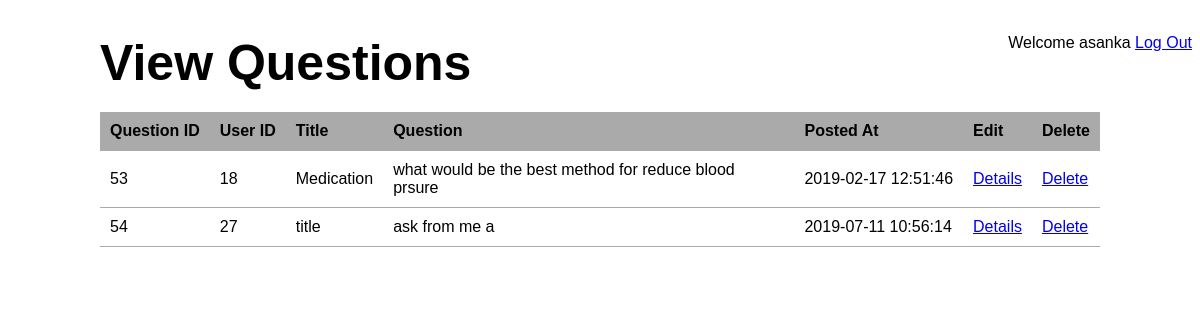
The app's page /view-questions.php (signed in) with its own data.
### tables this page shows
CREATE TABLE `questions` (
  `q_id` int(50) NOT NULL,
  `guser_id` int(50) NOT NULL,
  `q_title` varchar(100) NOT NULL,
  `q_body` varchar(200) NOT NULL,
  `q_date` datetime NOT NULL
);

### view-questions.php (the view, shortened to what this page needs)
<?php require_once( 'inc/connection.php' );	?>
<?php
$user_list = '';
$query = "SELECT * FROM questions ORDER BY guser_id";
$users = mysqli_query($connection,$query);
if ($users) {
	while ($user = mysqli_fetch_assoc($users)){
		$user_list .= "<tr>";
		$user_list .= "<td>{$user['q_id']}</td>";
		$user_list .= "<td>{$user['guser_id']}</td>";
		$user_list .= "<td>{$user['q_title']}</td>";
		$user_list .= "<td>{$user['q_body']}</td>";
		$user_list .= "<td>{$user['q_date']}</td>";
		$user_list .= "<td><a href = \"view-user-for-questions.php?user_id={$user['guser_id']}\">Details</a></td>";
		$user_list .= "<td><a href = \"delete-questions.php?user_id={$user['guser_id']}\"onclick=\"return confirm('Are you sure you want to permenantly remove this Question?');\">Delete</a></td>";
		$user_list .= "</tr>";
	}
}
else{
	echo "Database query failed";
}
?>
<!DOCTYPE html>
<html>
<head>
	<link rel="stylesheet" type="text/css" href="css/main.css">
</head>
<body>
	<header>
		<div class = "loggedin"> Welcome <?php echo $_SESSION['name']; ?> <a href="logout.php">Log Out</a></div>
	</header>
	<main>
		<h1>View Questions</h1>
		<table class="masterlist">
			<tr>
				<th>Question ID</th>
				<th>User ID</th>
				<th>Title</th>
				<th>Question</th>
				<th>Posted At</th>
				<th>Edit</th>
				<th>Delete</th>
			</tr>
			<?php echo $user_list; ?>
		</table>
	</main>
</body>
</html>

### css/main.css (style rules this page uses)
* { font-family: Arial, Helvetica, sans-serif; }
header .loggedin { float: right; }
main { width : 1000px; margin: 30px auto; }
main h1 { margin-bottom : 20px; font-size : 50px; }
table.masterlist { width: 100%; border-collapse:collapse; }
table.masterlist th { background: #aaa; text-align:left; }
table.masterlist th,table.masterlist td { padding: 10px; border-bottom: 1px solid #aaa; }

### records on screen
questions: q_id "53", guser "18", q_title "Medication", q_body "what would be the best method for reduce blood prsure", q_date "2019-02-17 12:51:46"
questions: q_id "54", guser "27", q_title "title", q_body "ask from me a", q_date "2019-07-11 10:56:14"

### other values on screen
$_SESSION['name'] "asanka"
